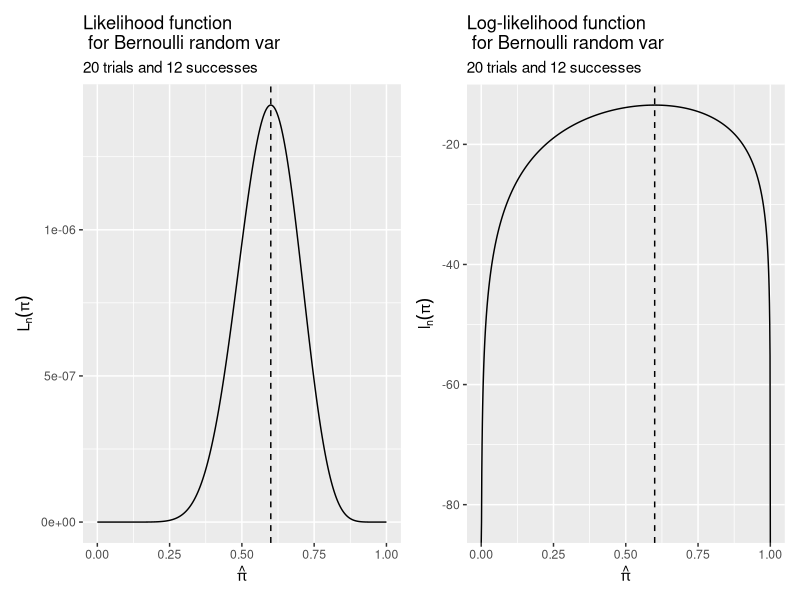
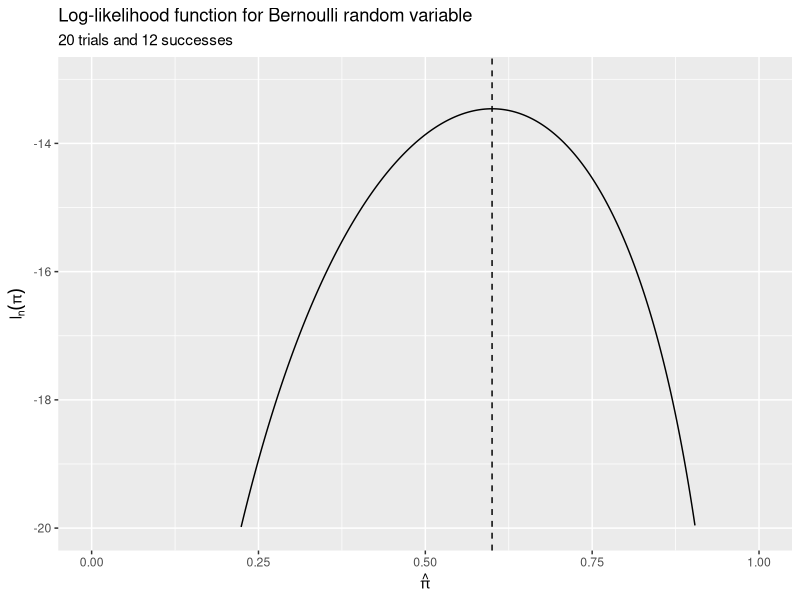
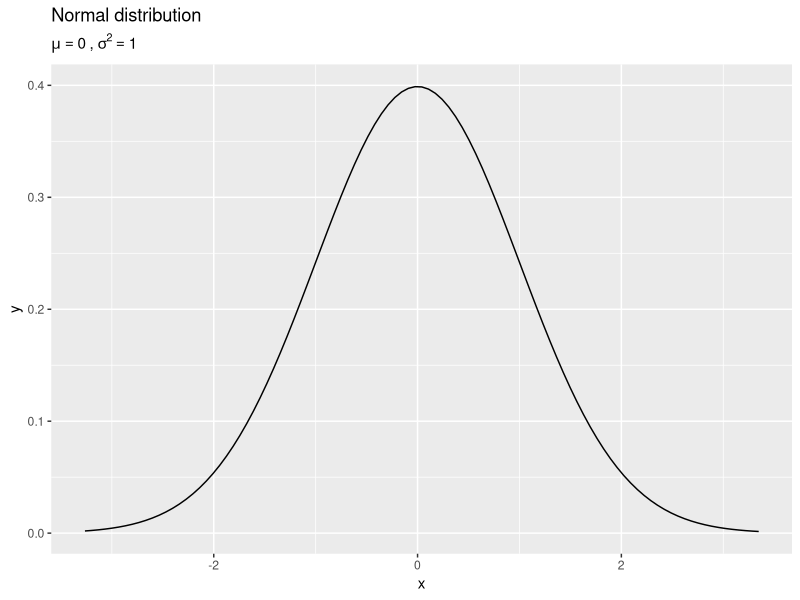
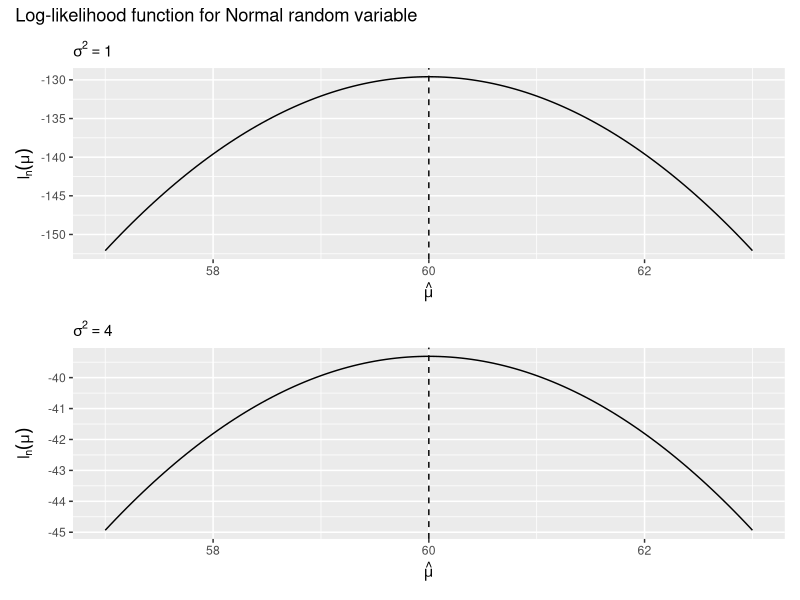
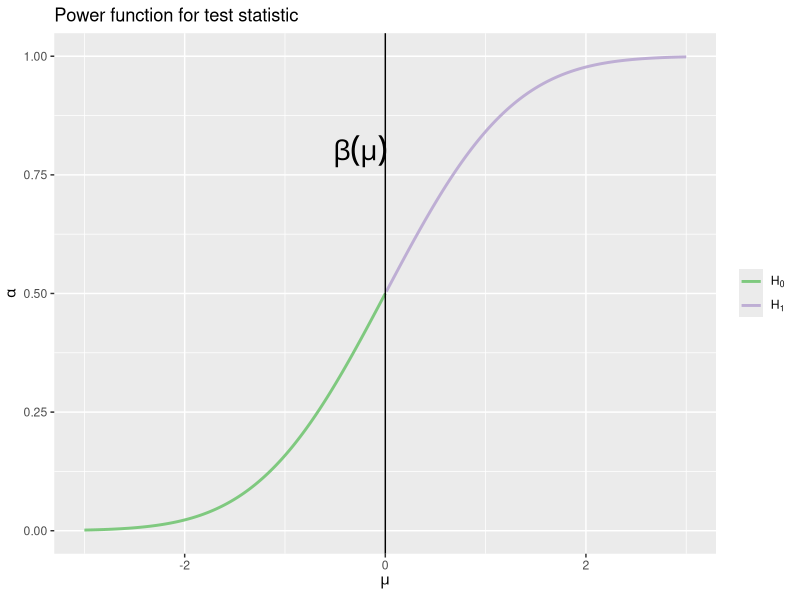
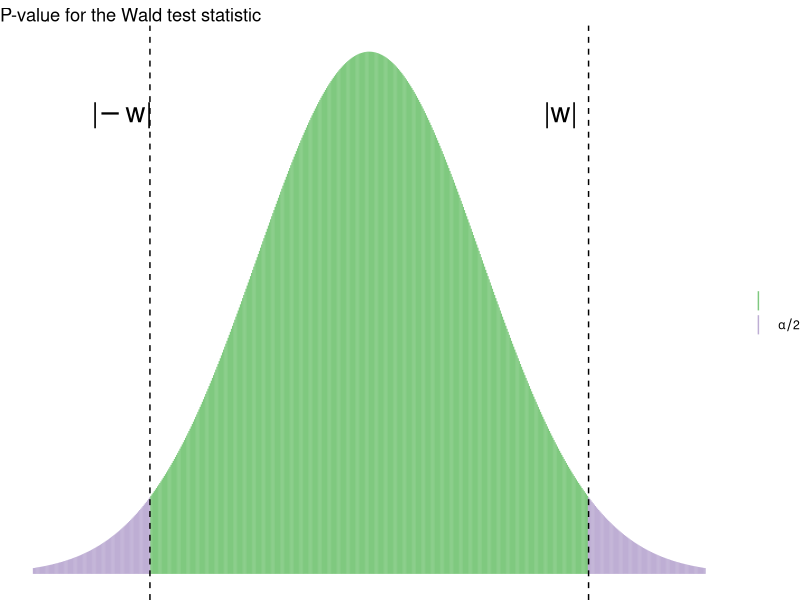

Here is the R script that generated these plots, in order:
## ---- chunk 1

## ---- chunk 2
library(tidyverse)
library(patchwork)
library(here)
library(gganimate)
## ---- chunk 3
knitr::include_graphics("https://www.bluey.tv/wp-content/themes/bbc-bluey/assets/images/characters/bluey-star@2x.png")
## ---- chunk 4
# loglikelihood function for plotting
lik_bern <- function(p, S, n) {
  p^S * (1 - p)^(n - S)
}

log_lik_bern <- function(p, S, n) {
  S * log(p) + (n - S) * log(1 - p)
}


# calculate likelihood values
bern <- tibble(
  x = seq(0, 1, by = 0.001),
  lik = lik_bern(x, 12, 20),
  loglik = log_lik_bern(x, 12, 20)
)

ggplot(bern, aes(x, lik)) +
  geom_line() +
  geom_vline(xintercept = (12 / 20), linetype = 2) +
  labs(
    title = "Likelihood function \n for Bernoulli random var",
    subtitle = "20 trials and 12 successes",
    x = expression(hat(pi)),
    y = expression(L[n](pi))
  ) +
  ggplot(bern, aes(x, loglik)) +
  geom_line() +
  geom_vline(xintercept = (12 / 20), linetype = 2) +
  labs(
    title = "Log-likelihood function \n for Bernoulli random var",
    subtitle = "20 trials and 12 successes",
    x = expression(hat(pi)),
    y = expression(l[n](pi))
  ) +
  plot_layout(ncol = 2)
## ---- chunk 5
  ggplot(bern, aes(x, loglik)) +
  geom_line() +
  geom_vline(xintercept = (12 / 20), linetype = 2) +
  labs(
    title = "Log-likelihood function for Bernoulli random variable",
    subtitle = "20 trials and 12 successes",
    x = expression(hat(pi)),
    y = expression(l[n](pi))
  ) +
  ylim(-20, -13)
## ---- chunk 6
tibble(x = rnorm(1000, 0, 1)) %>%
  ggplot(aes(x)) +
  stat_function(fun = dnorm, args = list(mean = 0, sd = 1)) +
  labs(
    title = "Normal distribution",
    subtitle = expression(paste(mu == 0, " , ", sigma^{
      2
    } == 1))
  )
## ---- chunk 7
prof <- tibble(
  id = 1:5,
  years = c(3, 2, 4, 1, 5),
  salary = 45 + 5 * years
)

prof %>%
  select(-years) %>%
  knitr::kable(caption = "Salaries of assistant professors", format = "html")
## ---- chunk 8
likelihood.normal.mu <- function(mu, sig2 = 1, x) {
  # mu      mean of normal distribution for given sig
  # x       vector of data
  n <- length(x)
  a1 <- (2 * pi * sig2)^-(n / 2)
  a2 <- -1 / (2 * sig2)
  y <- (x - mu)^2
  ans <- a1 * exp(a2 * sum(y))
  return(log(ans))
}

tibble(
  mu_hat = seq(57, 63, by = .05),
  logLik = map_dbl(mu_hat, likelihood.normal.mu, x = prof$salary)
) %>%
  ggplot(aes(mu_hat, logLik)) +
  geom_line() +
  geom_vline(xintercept = mean(prof$salary), linetype = 2) +
  labs(
    subtitle = expression(sigma^2 == 1),
    x = expression(hat(mu)),
    y = expression(l[n](mu))
  ) +
  tibble(
  mu_hat = seq(57, 63, by = .05),
  logLik = map_dbl(mu_hat, likelihood.normal.mu, x = prof$salary, sig2 = 4)
) %>%
  ggplot(aes(mu_hat, logLik)) +
  geom_line() +
  geom_vline(xintercept = mean(prof$salary), linetype = 2) +
  labs(
    subtitle = expression(sigma^2 == 4),
    x = expression(hat(mu)),
    y = expression(l[n](mu))
  ) +
  plot_layout(ncol = 1) +
  plot_annotation(title = "Log-likelihood function for Normal random variable")
## ---- chunk 9
knitr::include_graphics("https://i.stack.imgur.com/Kq0OH.jpg")
## ---- chunk 10
tibble(
  x = seq(-3, 3, by = 0.01),
  y = pnorm(x),
  h = x > -0
) %>%
  ggplot(aes(x, y, color = h)) +
  geom_line(size = 1) +
  geom_vline(xintercept = 0) +
  scale_color_brewer(type = "qual", labels = expression(H[0], H[1])) +
  annotate(geom = "text", x = -0.25, y = .8, label = expression(beta(mu)), size = 7) +
  labs(
    title = "Power function for test statistic",
    x = expression(mu),
    y = expression(alpha),
    color = NULL
  )
## ---- chunk 11
expand.grid(
  x = seq(from = -6, 6, length.out = 201),
  df = seq(from = 1, to = 50)
) %>%
  as_tibble() %>%
  mutate(y = dt(x, df)) %>%
  ggplot(mapping = aes(x = x, y = y)) +
  geom_line() +
  stat_function(fun = dnorm, n = 201, color = "blue") +
  labs(
    title = "Student's t",
    subtitle = "{closest_state} degrees of freedom",
    y = "Density"
  ) +
  transition_states(states = df) +
  view_follow(fixed_x = TRUE)
## ---- chunk 12
knitr::include_graphics("http://www.azquotes.com/picture-quotes/quote-the-absence-of-evidence-is-not-the-evidence-of-absence-carl-sagan-43-51-12.jpg")
## ---- chunk 13
knitr::include_graphics("https://imgs.xkcd.com/comics/p_values_2x.png")
## ---- chunk 14
tibble(
  x = seq(-3, 3, by = 0.01),
  y = dnorm(x),
  tails = x < qnorm(p = 0.025) | x > qnorm(p = 0.975)
) %>%
  ggplot(aes(x, y)) +
  geom_linerange(aes(ymax = y, ymin = 0, color = tails)) +
  scale_color_brewer(type = "qual", labels = expression(NULL, alpha / 2)) +
  geom_vline(xintercept = qnorm(p = c(0.025, 0.975)), linetype = 2) +
  annotate(
    geom = "text", x = qnorm(p = c(0.025, 0.975)) - .25, y = .35,
    label = expression(paste("|", -w, "|"), paste("|", w, "|")),
    size = 7
  ) +
  labs(
    title = "P-value for the Wald test statistic",
    x = NULL,
    y = NULL,
    color = NULL
  ) +
  theme_void() #base_size = rcfss::base_size)
